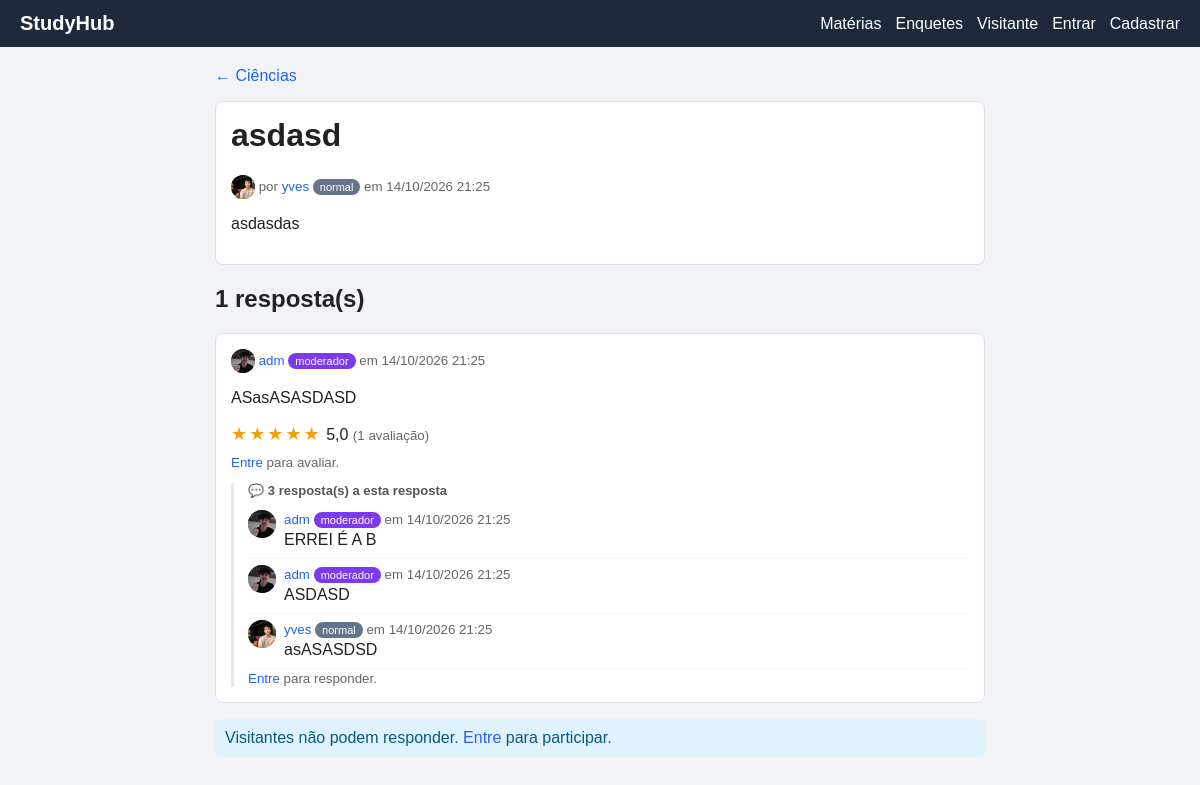
The page /pergunta.php?id=1 on the database its author committed.
### tables this page shows
CREATE TABLE `perguntas` (
  `id` int NOT NULL AUTO_INCREMENT,
  `categoria_id` int NOT NULL,
  `usuario_id` int NOT NULL,
  `titulo` varchar(150) NOT NULL,
  `texto` text NOT NULL,
  `criado_em` datetime DEFAULT CURRENT_TIMESTAMP,
  PRIMARY KEY (`id`),
  KEY `categoria_id` (`categoria_id`),
  KEY `usuario_id` (`usuario_id`),
  CONSTRAINT `perguntas_ibfk_1` FOREIGN KEY (`categoria_id`) REFERENCES `categorias` (`id`) ON DELETE CASCADE,
  CONSTRAINT `perguntas_ibfk_2` FOREIGN KEY (`usuario_id`) REFERENCES `usuarios` (`id`) ON DELETE CASCADE
);

CREATE TABLE `categorias` (
  `id` int NOT NULL AUTO_INCREMENT,
  `nome` varchar(60) NOT NULL,
  `criado_por` int DEFAULT NULL,
  `criado_em` datetime DEFAULT CURRENT_TIMESTAMP,
  PRIMARY KEY (`id`),
  UNIQUE KEY `nome` (`nome`),
  KEY `criado_por` (`criado_por`),
  CONSTRAINT `categorias_ibfk_1` FOREIGN KEY (`criado_por`) REFERENCES `usuarios` (`id`) ON DELETE SET NULL
);

CREATE TABLE `usuarios` (
  `id` int NOT NULL AUTO_INCREMENT,
  `nome` varchar(60) NOT NULL,
  `email` varchar(120) NOT NULL,
  `senha` varchar(255) NOT NULL,
  `tipo` enum('normal','moderador','especialista') NOT NULL DEFAULT 'normal',
  `bio` varchar(255) NOT NULL DEFAULT '',
  `foto` varchar(255) DEFAULT NULL,
  `banido` tinyint(1) NOT NULL DEFAULT '0',
  `criado_em` datetime DEFAULT CURRENT_TIMESTAMP,
  PRIMARY KEY (`id`),
  UNIQUE KEY `email` (`email`)
);

CREATE TABLE `respostas` (
  `id` int NOT NULL AUTO_INCREMENT,
  `pergunta_id` int NOT NULL,
  `usuario_id` int NOT NULL,
  `texto` text NOT NULL,
  `criado_em` datetime DEFAULT CURRENT_TIMESTAMP,
  PRIMARY KEY (`id`),
  KEY `pergunta_id` (`pergunta_id`),
  KEY `usuario_id` (`usuario_id`),
  CONSTRAINT `respostas_ibfk_1` FOREIGN KEY (`pergunta_id`) REFERENCES `perguntas` (`id`) ON DELETE CASCADE,
  CONSTRAINT `respostas_ibfk_2` FOREIGN KEY (`usuario_id`) REFERENCES `usuarios` (`id`) ON DELETE CASCADE
);

CREATE TABLE `comentarios` (
  `id` int NOT NULL AUTO_INCREMENT,
  `resposta_id` int NOT NULL,
  `usuario_id` int NOT NULL,
  `texto` varchar(500) NOT NULL,
  `criado_em` datetime DEFAULT CURRENT_TIMESTAMP,
  PRIMARY KEY (`id`),
  KEY `resposta_id` (`resposta_id`),
  KEY `usuario_id` (`usuario_id`),
  CONSTRAINT `comentarios_ibfk_1` FOREIGN KEY (`resposta_id`) REFERENCES `respostas` (`id`) ON DELETE CASCADE,
  CONSTRAINT `comentarios_ibfk_2` FOREIGN KEY (`usuario_id`) REFERENCES `usuarios` (`id`) ON DELETE CASCADE
);

### pergunta.php (the view, shortened to what this page needs)
<?php
require 'config.php';
$id = (int)($_GET['id'] ?? 0);
$eu = logado();
$s = $pdo->prepare(
    'SELECT p.*, u.nome, u.tipo, u.foto, c.nome AS categoria
     FROM perguntas p
     JOIN usuarios u ON u.id = p.usuario_id
     JOIN categorias c ON c.id = p.categoria_id
     WHERE p.id = ?'
);
$s->execute([$id]);
$p = $s->fetch();
$s = $pdo->prepare(
    "SELECT r.*, u.nome, u.tipo, u.foto,
            (SELECT AVG(a.nota) FROM avaliacoes a WHERE a.resposta_id = r.id) AS media,
            (SELECT COUNT(*) FROM avaliacoes a WHERE a.resposta_id = r.id) AS qtd,
            (SELECT a.nota FROM avaliacoes a WHERE a.resposta_id = r.id AND a.usuario_id = ?) AS minha_nota
     FROM respostas r
     JOIN usuarios u ON u.id = r.usuario_id
     WHERE r.pergunta_id = ?
     ORDER BY (u.tipo = 'especialista') DESC, COALESCE(media, 0) DESC, r.criado_em ASC"
);
$s->execute([$eu['id'] ?? 0, $id]);
$respostas = $s->fetchAll();
$s = $pdo->prepare(
    'SELECT c.*, u.nome, u.tipo, u.foto
     FROM comentarios c
     JOIN usuarios u ON u.id = c.usuario_id
     JOIN respostas r ON r.id = c.resposta_id
     WHERE r.pergunta_id = ?
     ORDER BY c.criado_em ASC'
);
$s->execute([$id]);
$comentarios = [];
foreach ($s->fetchAll() as $c) {
    $comentarios[$c['resposta_id']][] = $c;
}
include 'header.php';
?>
<p><a href="categoria.php?id=<?= $p['categoria_id'] ?>">← <?= e($p['categoria']) ?></a></p>
<div class="caixa">
    <h1><?= e($p['titulo']) ?></h1>
    <small>
        <?= avatar($p['nome'], $p['foto'], 24) ?>
        por <a href="perfil.php?id=<?= $p['usuario_id'] ?>"><?= e($p['nome']) ?></a>
        <span class="tag <?= e($p['tipo']) ?>"><?= e($p['tipo']) ?></span>
        em <?= date('d/m/Y H:i', strtotime($p['criado_em'])) ?>
    </small>
    <p><?= nl2br(e($p['texto'])) ?></p>
</div>
<h2><?= count($respostas) ?> resposta(s)</h2>
<?php foreach ($respostas as $r): ?>
<?php $lista = $comentarios[$r['id']] ?? []; ?>
<div class="caixa <?= $r['tipo'] === 'especialista' ? 'destaque' : '' ?>" id="r<?= $r['id'] ?>">
    <small>
        <?= avatar($r['nome'], $r['foto'], 24) ?>
        <a href="perfil.php?id=<?= $r['usuario_id'] ?>"><?= e($r['nome']) ?></a>
        <span class="tag <?= e($r['tipo']) ?>"><?= e($r['tipo']) ?></span>
        em <?= date('d/m/Y H:i', strtotime($r['criado_em'])) ?>
    </small>
    <p><?= nl2br(e($r['texto'])) ?></p>
    <div class="nota"><?= mostrar_nota((float)$r['media'], (int)$r['qtd']) ?></div>
    <?php if ($eu && (int)$r['usuario_id'] !== (int)$eu['id']): ?>
    <form method="post" class="avaliar">
        <input type="hidden" name="resposta_id" value="<?= $r['id'] ?>">
        <small>Avaliar:</small>
        <?php for ($n = 1; $n <= 5; $n++): ?>
            <button type="submit" name="nota" value="<?= $n ?>"
                    class="<?= (int)$r['minha_nota'] === $n ? 'ativa' : '' ?>"><?= $n ?>★</button>
        <?php endfor; ?>
    </form>
    <?php elseif (!$eu): ?>
        <small><a href="login.php">Entre</a> para avaliar.</small>
    <?php else: ?>
        <small>Você não pode avaliar a própria resposta.</small>
    <?php endif; ?>
    <div class="comentarios">
        <h4>💬 <?= count($lista) ?> resposta(s) a esta resposta</h4>
        <?php foreach ($lista as $c): ?>
        <div class="comentario">
            <?= avatar($c['nome'], $c['foto'], 28) ?>
            <div class="corpo">
                <small>
                    <a href="perfil.php?id=<?= $c['usuario_id'] ?>"><?= e($c['nome']) ?></a>
                    <span class="tag <?= e($c['tipo']) ?>"><?= e($c['tipo']) ?></span>
                    em <?= date('d/m/Y H:i', strtotime($c['criado_em'])) ?>
                </small>
                <p><?= nl2br(e($c['texto'])) ?></p>
            </div>
        </div>
        <?php endforeach; ?>
        <?php if ($eu): ?>
        <form method="post" class="comentar-form">
            <input type="hidden" name="resposta_id" value="<?= $r['id'] ?>">
            <input type="text" name="texto" maxlength="500" placeholder="Responder a <?= e($r['nome']) ?>..." required>
            <button type="submit" name="comentar">Responder</button>
        </form>
        <?php else: ?>
            <small><a href="login.php">Entre</a> para responder.</small>
        <?php endif; ?>
    </div>
</div>
<?php endforeach; ?>
<?php if ($eu): ?>
<div class="caixa">
    <h3>Sua resposta</h3>
    <form method="post">
        <textarea name="texto" rows="4" placeholder="Escreva sua resposta..." required></textarea>
        <button type="submit" name="responder">Responder</button>
    </form>
</div>
<?php else: ?>
<p class="aviso">Visitantes não podem responder. <a href="login.php">Entre</a> para participar.</p>
<?php endif; ?>
<?php include 'footer.php'; ?>

### config.php (shortened to what this page needs)
<?php
$pdo = new PDO(
    'mysql:host=localhost;dbname=forum_escolar;charset=utf8mb4',
    'root',
    '1234',
    [
        PDO::ATTR_ERRMODE => PDO::ERRMODE_EXCEPTION,
        PDO::ATTR_DEFAULT_FETCH_MODE => PDO::FETCH_ASSOC,
    ]
);
function e($texto) {
    return htmlspecialchars((string)$texto, ENT_QUOTES, 'UTF-8');
}
function logado() {
    global $pdo;
    if (empty($_SESSION['uid'])) {
        return null;
    }
    $s = $pdo->prepare('SELECT * FROM usuarios WHERE id = ?');
    $s->execute([$_SESSION['uid']]);
    $u = $s->fetch();
    return $u;
}
function avatar($nome, $foto, $tam = 40) {
    $estilo = 'width:' . (int)$tam . 'px;height:' . (int)$tam . 'px;';
    if ($foto) {
        return '<img class="avatar" style="' . $estilo . '" src="uploads/fotos/' . e($foto)
             . '" alt="Foto de ' . e($nome) . '">';
    }
    $inicial = mb_strtoupper(mb_substr($nome, 0, 1));
    return '<span class="avatar" style="' . $estilo . 'font-size:' . round($tam * 0.45) . 'px">'
         . e($inicial) . '</span>';
}
function estrelas($media) {
    $n = (int)round($media);
    return str_repeat('★', $n) . str_repeat('☆', 5 - $n);
}
function mostrar_nota($media, $qtd) {
    return '<span class="estrelas">' . estrelas($media) . '</span> '
         . number_format($media, 1, ',', '')
         . ' <small>(' . (int)$qtd . ' avaliaç' . ($qtd == 1 ? 'ão' : 'ões') . ')</small>';
}

### style.css (style rules this page uses)
* { box-sizing: border-box; }
body { margin: 0; font-family: Arial, Helvetica, sans-serif; background: #f1f3f6; color: #222; }
a { color: #2563eb; text-decoration: none; }
.caixa { background: #fff; border: 1px solid #dde1e7; border-radius: 8px; padding: 15px; margin-bottom: 15px; }
.caixa h3, .caixa h1 { margin-top: 0; }
.aviso { background: #e0f2fe; color: #075985; padding: 10px; border-radius: 5px; }
small { color: #666; }
.tag { font-size: 11px; padding: 2px 7px; border-radius: 10px; color: #fff; background: #64748b; }
.tag.moderador { background: #7c3aed; }
.avatar { border-radius: 50%; object-fit: cover; vertical-align: middle; background: #64748b; color: #fff; display: inline-flex; align-items: center; justify-content: center; font-weight: bold; flex-shrink: 0; }
img.avatar { display: inline-block; }
.comentarios { margin-top: 12px; padding-left: 14px; border-left: 3px solid #e5e7eb; }
.comentarios h4 { margin: 0 0 6px; font-size: 13px; color: #555; }
.comentario { display: flex; gap: 8px; padding: 6px 0; border-bottom: 1px solid #f1f3f6; }
.comentario .corpo { flex: 1; }
.comentario p { margin: 3px 0; }
.estrelas { color: #f59e0b; letter-spacing: 2px; font-size: 18px; }
.nota { margin: 8px 0; }

### rows shown on the page
perguntas: categoria.nome "Ciências", titulo "asdasd", usuario.foto (picture), usuario.nome "yves", usuario.tipo "normal", criado_em "14/10/2026 21:25", texto "asdasdas"
respostas: usuario.foto (picture), usuario.nome "adm", usuario.tipo "moderador", criado_em "14/10/2026 21:25", texto "ASasASASDASD", qtd "1", id "3"
comentarios: usuario.foto (picture), usuario.nome "adm", usuario.tipo "moderador", criado_em "14/10/2026 21:25", texto "ERREI É A B"
comentarios: usuario.foto (picture), usuario.nome "adm", usuario.tipo "moderador", criado_em "14/10/2026 21:25", texto "ASDASD"
comentarios: usuario.foto (picture), usuario.nome "yves", usuario.tipo "normal", criado_em "14/10/2026 21:25", texto "asASASDSD"

### other values the page prints
count($respostas) "1"
